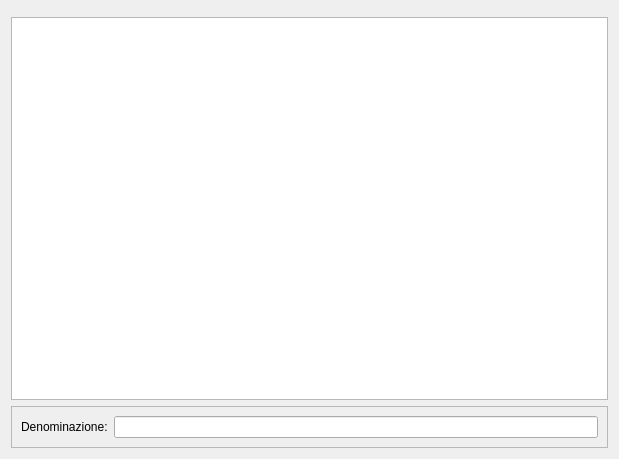
<ui version="4.0" >
 <class>Dialog</class>
 <widget class="QDialog" name="Dialog" >
  <property name="geometry" >
   <rect>
    <x>0</x>
    <y>0</y>
    <width>619</width>
    <height>459</height>
   </rect>
  </property>
  <property name="windowTitle" >
   <string>Dialog</string>
  </property>
  <layout class="QVBoxLayout" >
   <item>
    <widget class="NavigationBar" name="navigationBar" >
     <property name="whatsThis" >
      <string>PyPaPi NavigationBar</string>
     </property>
    </widget>
   </item>
   <item>
    <widget class="QTableView" name="table" />
   </item>
   <item>
    <widget class="QFrame" name="frame" >
     <property name="frameShape" >
      <enum>QFrame::StyledPanel</enum>
     </property>
     <property name="frameShadow" >
      <enum>QFrame::Raised</enum>
     </property>
     <layout class="QHBoxLayout" >
      <item>
       <widget class="QLabel" name="label" >
        <property name="text" >
         <string>Denominazione:</string>
        </property>
        <property name="buddy" >
         <cstring>denominazione</cstring>
        </property>
       </widget>
      </item>
      <item>
       <widget class="QLineEdit" name="denominazione" />
      </item>
     </layout>
    </widget>
   </item>
  </layout>
 </widget>
 <customwidgets>
  <customwidget>
   <class>NavigationBar</class>
   <extends>QWidget</extends>
   <header>pypapi.ui.widgets.navigationbar</header>
  </customwidget>
 </customwidgets>
 <resources/>
 <connections/>
</ui>
